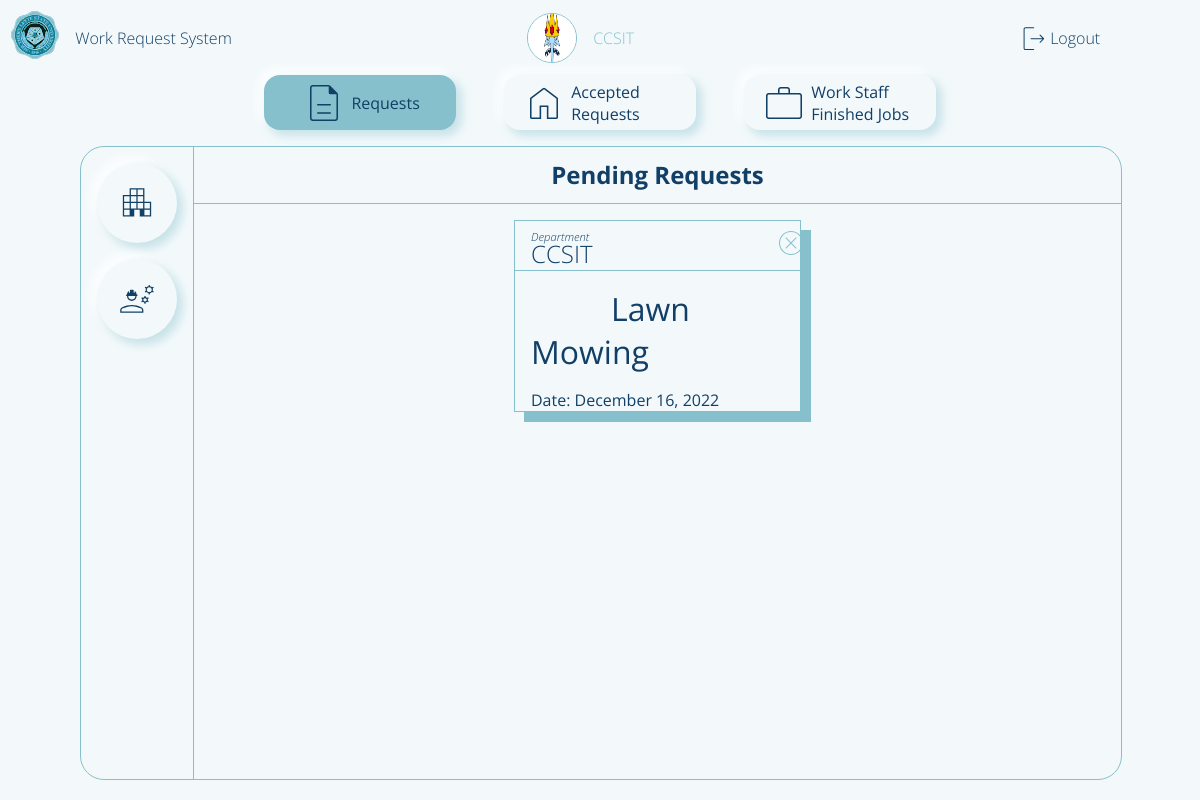
/adminPage (signed in), run on an earlier commit of the app's database.
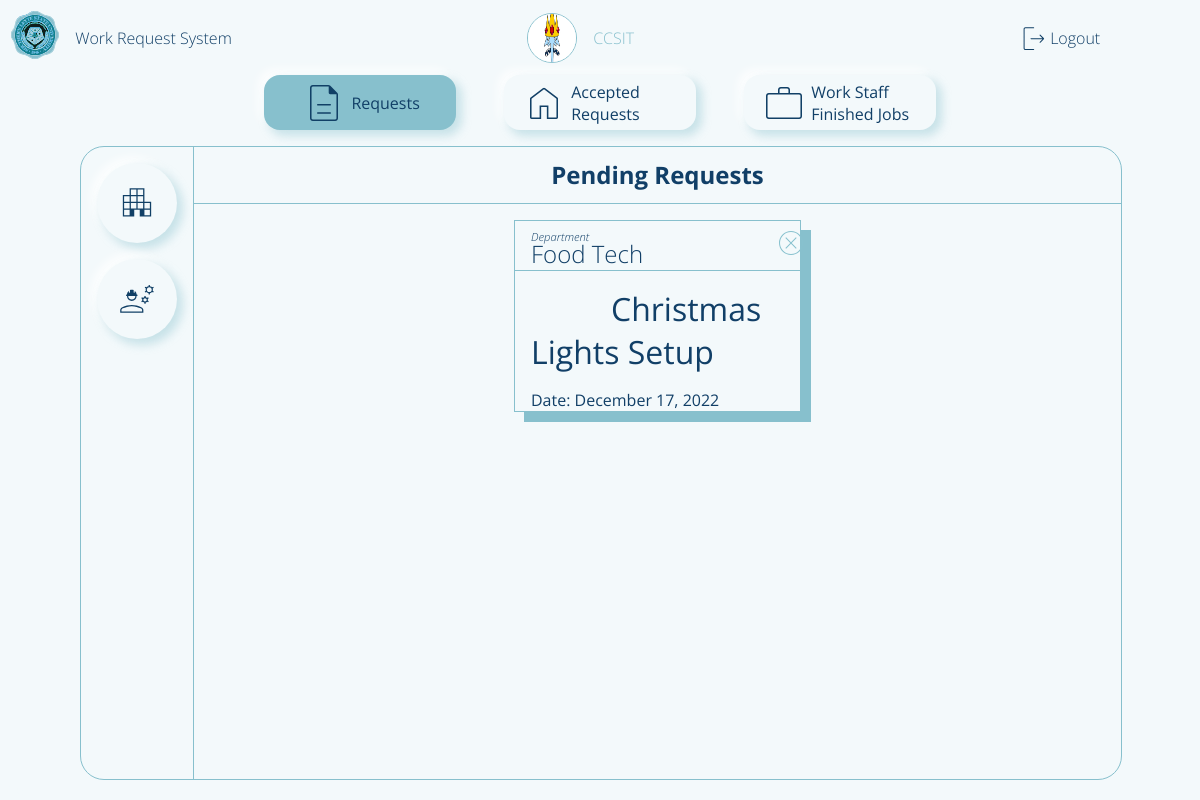
And on a later commit of the database.
### flaskApp/models.py (models this page shows, shortened)
class User(db.Model, UserMixin):
	__tablename__ = 'user'
	id = db.Column(db.Integer, primary_key=True)
	userName = db.Column(db.String(20), unique=True, nullable=False)
	userType = db.Column(db.String(20), default='Admin')
	passWord = db.Column(db.String(60), nullable=False)
	profilePicture = db.Column(db.String(60), default='dafault.png')
	requestForm = db.relationship('UserRequestForm', backref='user')
	userStaffExtension = db.relationship('StaffExtension', backref='staffExtension', uselist=False)

class UserRequestForm(db.Model):
	__tablename__ = 'userRequestForm'
	id = db.Column(db.Integer, primary_key=True)
	requestorName = db.Column(db.String(500), nullable=False)
	requestTitle = db.Column(db.String(500), nullable=False)
	requestedWork = db.Column(db.String(500), nullable=False)
	roomNumber = db.Column(db.String(20), nullable=False)
	avilabilityOfMaterials = db.Column(db.String(10), nullable=False)
	priorityLevel = db.Column(db.Integer, default=0) # change this to integer in the future 0 - pending 1 - high 2 - medium 3 - low
	status = db.Column(db.String(20), default='Pending')
	dateApproved = db.Column(DateTime, default=datetime.now(), nullable=False)
	dateLimit = db.Column(DateTime, default=datetime.now(), nullable=False)
	requestFormId = db.Column(db.Integer, db.ForeignKey('user.id'))
	assignedStaff = db.Column(db.Integer, db.ForeignKey('userstaff.id'))

### flaskApp/routes.py (the view, shortened to what this page needs)
@app.route('/adminPage', methods=['GET', 'POST'])
def adminPage():
	formStaff = Staff_Registration()
	formRequestor = Requestor_Registration()
	workRequest = UserRequestForm.query.order_by(UserRequestForm.priorityLevel)
	requestsCount = UserRequestForm.query.filter_by(status='Pending').count()
	pendingRequest = UserRequestForm.query.filter_by(status='Pending').order_by(desc(UserRequestForm.dateApproved))
	staffCount = User.query.filter_by(userType='Staff').count()
	profileImage = url_for('static', filename='profilePic/'+current_user.profilePicture)
	if current_user.is_authenticated == False:
		return redirect(url_for('loginPage'))
	return render_template('adminDashboard.html',
	  						title='Admin Page',
	  						user=current_user.userName,
	  						form2=formStaff,
	    					form=formRequestor,
	    					workRequest=workRequest,
	    					countReq=requestsCount,
	    					countStaff=staffCount,
	    					pendingRequest=pendingRequest,
	    					profileImage=profileImage)

### flaskApp/models.py (called while the page is built)
@loginManager.user_loader
def loadUser(userId):
	return User.query.get(int(userId))

### flaskApp/templates/adminDashboard.html (shortened to what this page needs)
{% extends "layout.html" %}
{% block content %}
	<main class="content-main">
		<section class="navbar">
			<div class="nav-requests">
				<img class='nav-icon' src="{{ url_for('static', filename='img/form.svg') }}">
				<p>Requests</p>
			</div>
			<div class="nav-home">
				<img class='nav-icon' src="{{ url_for('static', filename='img/home.svg') }}">
				<p>Accepted Requests</p>
			</div>
			<div class="nav-staff">
				<img class='nav-icon' src="{{ url_for('static', filename='img/staff.svg') }}">
				<p>Work Staff Finished Jobs</p>
			</div>
		</section>
		<section class="feed">
					{% for req in workRequest  %}
						{% if req.status != 'unApproved' and req.status != 'Pending'%}
								<body onload="progress()">
								</body>
						{% endif %}
					{% endfor %}
			<div class="feed-request feed-nav">
				<nav class="feed-request-nav">
					<div>
						<img class="nav-icon add-req" src="{{ url_for('static', filename='img/requestor.svg') }}">
					</div>
					<div>
						<img class="nav-icon add-staff" src="{{ url_for('static', filename='img/ongoing.svg') }}">
					</div>
				</nav>
				<header class="feed-request-header">
					<h1 class="title">Pending Requests</h1>
				</header>
				<main class="feed-request-main">
					<section class="feed-request-main-body">
						{% if countReq != 0 %}
							{% for n in pendingRequest %}
								<div class="main-content">
									<section class="main-content-header">
										<i>{{ n.requestorName }}</i>
									</section>
									<section class="main-content-body">
										<a href="{{ url_for('adminPageApproval', name=n.requestorName, idNum=n.id) }}">{{ n.requestTitle }}</a>
									</section>
									<section class="main-content-footer">Date: {{ n.dateApproved.strftime("%B %d, %Y") }}</section>
									<div class="feed-request-close-btn">
										<a href="{{url_for('reject', name=n.requestTitle, ids=n.requestFormId)}}">
											<img src="{{ url_for('static', filename='img/close-btn2.svg') }}">
										</a>
									</div>
								</div>
							{% endfor %}
						{% else %}
							<h1>No Pending Requests</h1>
						{% endif %}
					</section>
				</main>
			</div>
		</section>
	</main>
	<footer class="content-footer">
	</footer>
{% endblock content %}

### flaskApp/templates/layout.html (shortened to what this page needs)
<!DOCTYPE html>
<html>
<head>
    {% if title == 'Login Page'%}
    	<link rel="stylesheet" type="text/css" href="{{ url_for('static', filename='login.css') }}">
    {% elif title == 'Admin Page'%}
    	<link rel="stylesheet" type="text/css" href="{{ url_for('static', filename='adminDashboard.css') }}">
    {% elif title == 'Requestor Page'%}
        <link rel="stylesheet" type="text/css" href="{{ url_for('static', filename='requestorDashboard.css') }}">
    {% elif title == 'Staff Page'%}
        <link rel="stylesheet" type="text/css" href="{{ url_for('static', filename='staffDashboard.css') }}">
    {% elif title == 'Admin Approval Page'%}
        <link rel="stylesheet" type="text/css" href="{{ url_for('static', filename='adminApproval.css') }}">
    {% elif title == 'Staff Ongoing Page'%}
        <link rel="stylesheet" type="text/css" href="{{ url_for('static', filename='staffOngoing.css') }}">
    {% elif title == 'Profile Page'%}
        <link rel="stylesheet" type="text/css" href="{{ url_for('static', filename='profilePage.css') }}">
    {% endif%}
</head>
<body>
	<div class="container">
        {% if title != 'Login Page'%}
        <header class="content-header">
            <div class="img-box">
                <img class="logo_slsu" src="{{ url_for('static', filename='img/logo_slsu.svg') }}">
            </div>
            {% if title == 'Admin Page'%}
                <section class="header-title">
                    <a href="{{ url_for('adminPage') }}">Work Request System</a>
                </section>
                <section class="header-user">
                    <img class='profile-picture'src="{{ profileImage }}">
                    <a href="{{ url_for('profilePage') }}">{{ user }}</a>
                </section>
            {% endif %}
            <div class="header-profile">
                {% if current_user.is_authenticated == True %}
                <img src="{{ url_for('static', filename='img/logout.svg') }}">
                <a href="{{ url_for('logout') }}">Logout</a>
                {% endif %}
            </div>
        </header>
        {% endif%}
		{% block content %}{% endblock content %}
	</div>
</body>
</html>

### flaskApp/static/adminDashboard.css (style rules this page uses)
body { background: var(--white); }
.container { margin: 0; display: grid; height: 100vh; grid-template-columns: 1fr 1fr 1fr; grid-template-rows: 0fr 1fr 0.0fr; grid-template-areas: 'h h h' 'm m m' 'f f f'; }
.content-header { grid-area: h; display: flex; flex-direction: row; align-items: center; padding: var(--fn-small); }
.img-box { flex-grow: 0; }
.header-title { flex-grow: 0; margin-left: 1rem; }
.header-title a { font-size: var(--fn-regular); font-weight: lighter; color: var(--blue); }
.header-user { flex-grow: 1; font-size: var(--fn-regular); font-weight: lighter; color: var(--blue); }
.header-profile { flex-grow: 0.3; }
.header-profile a { font-size: var(--fn-regular); font-weight: lighter; color: var(--blue); }
.content-main { grid-area: m; background: var(--white); display: grid; grid-template-columns: 1fr 1fr; grid-template-rows: 0fr 1fr; grid-template-areas: 'h h' 'm m' }
.navbar { grid-area: h; display: flex; flex-direction: row; justify-content: space-around; margin-bottom: 1rem; margin-left: 15rem; margin-right: 15rem; }
.navbar div { display: flex; flex-direction: row; align-items: center; padding: 0.2rem 1rem 0.2rem 1rem; background: var(--white); border-radius: 1rem; box-shadow: var(--box-shadow); cursor: pointer; width: 10rem; justify-content: center; align-items: center; }
.navbar div img, .feed-home section img, .feed-request-nav div img { filter: var(--img-color-blue); }
.navbar div p { font-size: var(--fn-regular); margin-left: 0.2rem; font-weight: normal; color: var(--blue); }
.feed { grid-area: m; background: var(--white); margin-left: 5rem; margin-right: 5rem; position: relative; }
.feed-nav { position: absolute; top: 0; left: 0; background: var(--white); width: 100%; height: 100%; color: var(--blue); z-index: 2; border: 1px solid var(--blueGreen); border-radius: 1.5rem; }
.feed-request { background: var(--white); display: grid; grid-template-columns: 0.1fr 1fr; grid-template-rows: 0.1fr 1fr 0fr; grid-template-areas: 'n h' 'n m' 'f f'; }
.feed-request-nav { grid-area: n; display: flex; flex-direction: column; align-items: center; padding: 1rem; border-right: 1px solid var(--blueGreen); }
.feed-request-nav div img { width: 2.5rem; height: 2.5rem; }
.feed-request-nav div { display: flex; justify-content: center; align-items: center; box-shadow: var(--box-shadow); width: 5rem; height: 5rem; margin-bottom: 1rem; cursor: pointer; border-radius: 50%; transition: transform, background, .1s; position: relative; }
.feed-request header { grid-area: h; display: flex; flex-direction: column; justify-content: center; align-items: center; border-bottom: 1px solid var(--blueGreen); }
.feed-request main { grid-area: m; display: flex; flex-direction: column; overflow: scroll; }
.feed-request-main-body { margin-left: 20rem; margin-right: 20rem; }
.feed-request-main-body .main-content { position: relative; display: grid; grid-template-columns: 1fr; grid-template-rows: 0fr 1fr 0fr; margin-top: 1rem; margin-bottom: 2rem; padding: 0rem; border: 1px solid var(--blueGreen); box-shadow: 10px 10px var(--blueGreen); }
.feed-request-close-btn img { width: 2rem; height: 2rem; filter: var(--img-color-blueGreen); transition: .2s ease; }
.feed-request-close-btn { position: absolute; top: 3%; left: 97%; transform: translateX(-50%); width: 2rem; height: 2rem; border-radius: 50%; }
.main-content-header { padding-top: 1rem; font-size: var(--fn-medium); font-weight: lighter; padding-left: 1rem; border-bottom: 1px solid var(--blueGreen); }
.main-content-header::before { content: 'Department'; display: block; font-size: var(--fn-small); font-style: italic; padding: 0; margin: 0; line-height: 0px; font-weight: lighter; }
.main-content-body { padding: 1rem; }
.main-content-body a { font-size: var(--fn-large); color: var(--blue); margin-left: 5rem; }
.main-content-footer { padding-left: 1rem; }
.content-footer { grid-area: f; background: var(--white); }

What changed in the data, as far as the page shows it:
removed UserRequestForm: requestorName "CCSIT", requestTitle "Lawn Mowing", dateApproved "December 16, 2022"
added UserRequestForm: requestorName "Food Tech", requestTitle "Christmas Lights Setup", dateApproved "December 17, 2022"
